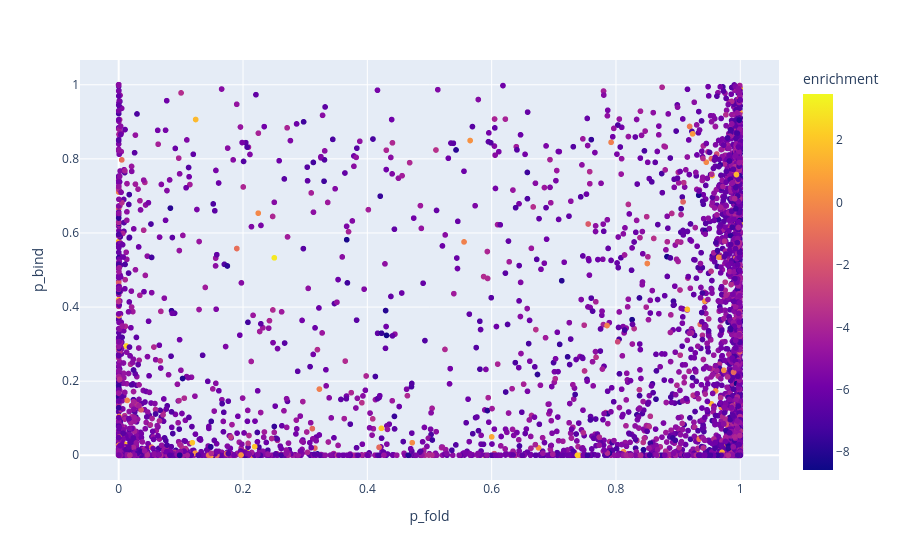

The cell this chart's notebook holds for it:
### Markdown cell above
Clearly, things aren't looking too good for Y2H and a basic enrichment score. Let's take a look at the relationship in between p_bind, p_fold and enrichment in our baseline experiment.

### Code cell
import plotly.express as px

wt_lib = exp_df.loc[exp_df.aa_substitutions == '', 'lib_read_counts'].sum()
wt_sort = exp_df.loc[exp_df.aa_substitutions == '', 'sel_read_counts'].sum()
exp_df['enrichment'] = np.log2(((exp_df.sel_read_counts + 1) / (wt_sort + 1))/((exp_df.lib_read_counts + 1) / (wt_lib + 1)))
#exp_df['enrichment'] = np.log2(((exp_df.sel_read_counts + 1) / (exp_df.sel_read_counts.sum() + 1))/((exp_df.lib_read_counts + 1) / (exp_df.lib_read_counts.sum() + 1)))

fig = px.scatter(exp_df.loc[exp_df.lib_read_counts >= 10], "p_fold", "p_bind", color="enrichment")
fig.show()

### Figure 1 — Plotly figure (JSON) as saved in the notebook; plotly's stock layout.template omitted (floating-point values rounded to 4 significant figures; data arrays with more than 128 entries replaced by an {"elided": "..."} marker saying what was removed)
{"data": [{"hovertemplate": "p_fold=%{x}<br>p_bind=%{y}<br>enrichment=%{marker.color}<extra></extra>", "legendgroup": "", "marker": {"color": {"elided": "5812 float values"}, "coloraxis": "coloraxis", "symbol": "circle"}, "mode": "markers", "name": "", "showlegend": false, "type": "scattergl", "x": {"elided": "5812 float values"}, "xaxis": "x", "y": {"elided": "5812 float values"}, "yaxis": "y"}], "layout": {"coloraxis": {"colorbar": {"title": {"text": "enrichment"}}, "colorscale": [[0, "#0d0887"], [0.1111, "#46039f"], [0.2222, "#7201a8"], [0.3333, "#9c179e"], [0.4444, "#bd3786"], [0.5556, "#d8576b"], [0.6667, "#ed7953"], [0.7778, "#fb9f3a"], [0.8889, "#fdca26"], [1, "#f0f921"]]}, "legend": {"tracegroupgap": 0}, "margin": {"t": 60}, "xaxis": {"anchor": "y", "domain": [0, 1], "title": {"text": "p_fold"}}, "yaxis": {"anchor": "x", "domain": [0, 1], "title": {"text": "p_bind"}}}}
